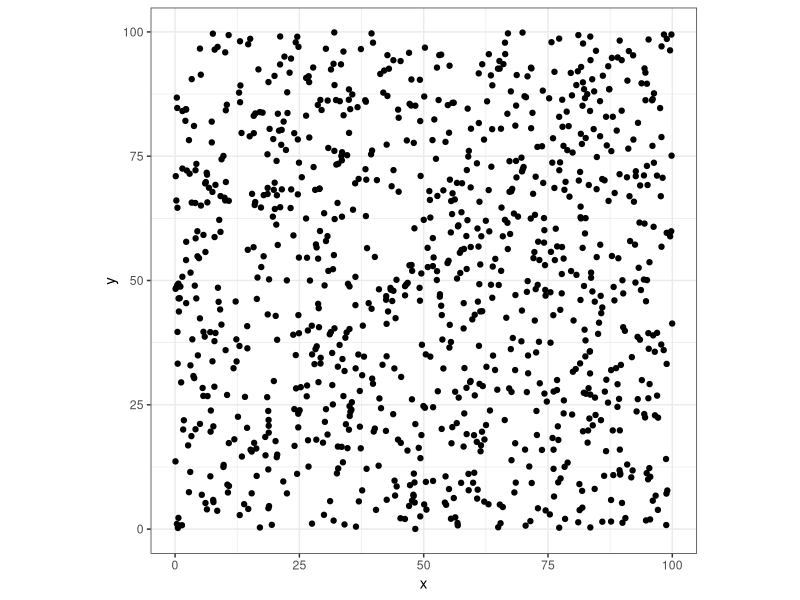
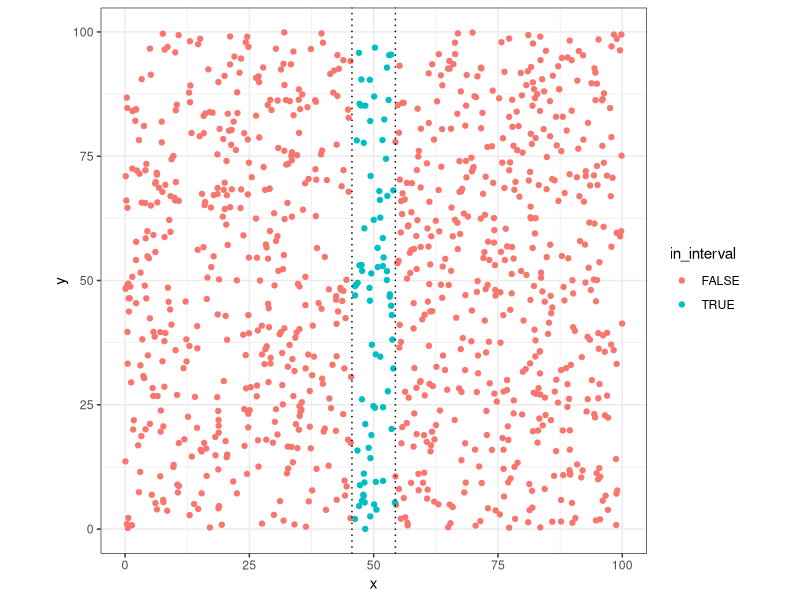
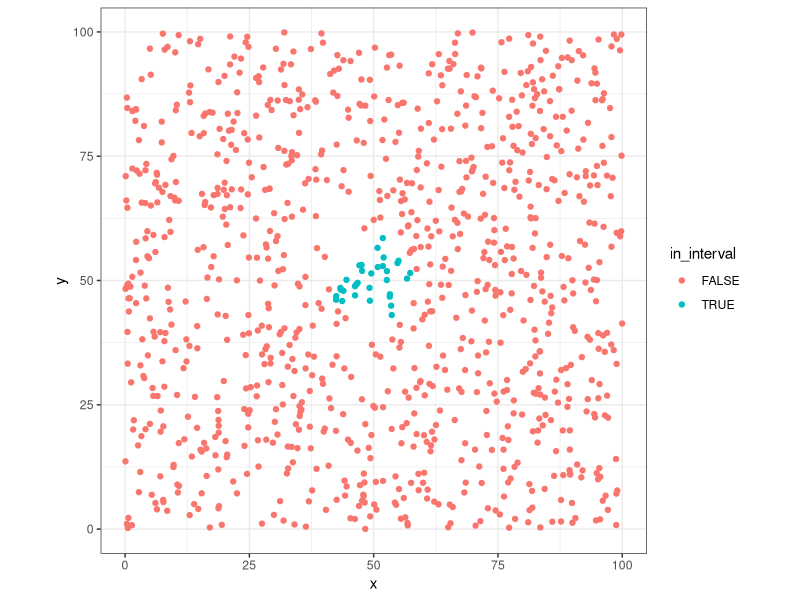
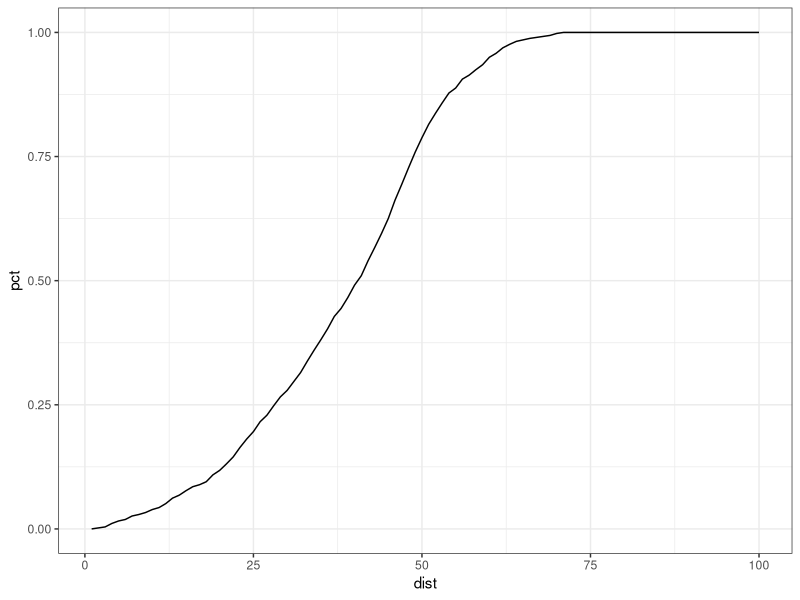
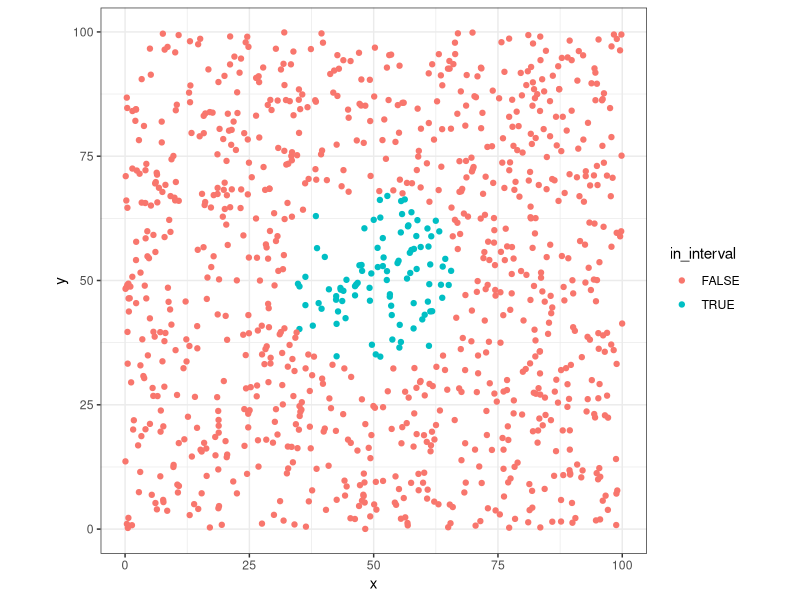
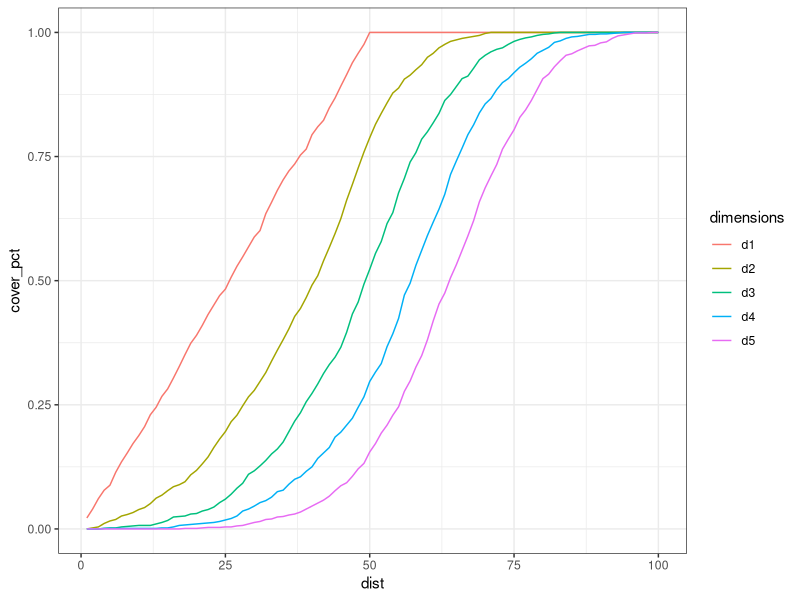

Source code (R) for these figures, in order:
## ---- chunk 1
library(ggplot2)
library(tidyverse)
library(reshape2)
## ---- chunk 2
# five dimentional datapoints
total_points <- 1000
dt <- data_frame(
  x = runif(total_points,0,100),
  y = runif(total_points,0,100),
  z = runif(total_points,0,100),
  w = runif(total_points,0,100),
  v = runif(total_points,0,100)
)

# let's see them
ggplot(dt, aes(x=x, y=y)) + geom_point() + coord_fixed(ratio = 1) + theme_bw()

## ---- chunk 3
x_dist <- quantile(x=dt$x,probs = .1)
x_dist
## ---- chunk 4

# mark the points in this range
dt %>%
  mutate(
    in_interval = case_when(
      x <= 50+(x_dist/2) & x >= 50-(x_dist/2) ~ TRUE,
      TRUE ~ FALSE
    )
  ) -> dt

# plot them
ggplot(dt, aes(x=x, y=y, colour=in_interval)) +
  geom_point() +
  geom_vline(xintercept = 50-(x_dist/2), linetype="dotted") +
  geom_vline(xintercept = 50+(x_dist/2), linetype="dotted") +
  coord_fixed(ratio = 1) + theme_bw()

# how much points?
dt %>%
  filter(in_interval==T) %>%
  nrow()

## ---- chunk 5

dt %>%
  mutate(
    in_interval = case_when(
      sqrt((x-50)^2 + (y-50)^2) < x_dist ~ TRUE,
      TRUE ~ FALSE
    )
  ) -> dt
      

ggplot(dt, aes(x=x, y=y, colour=in_interval)) +
  geom_point() + coord_fixed(ratio = 1) + theme_bw()
## ---- chunk 6
# how much points?
dt %>%
  filter(in_interval==T) %>%
  nrow() -> sel_points

sel_points_pct <- sel_points/total_points

sel_points

## ---- chunk 7

# percents 
dists <- 1:100

dists %>%
  map(function(dist){
    dt %>%
      filter(sqrt((x-50)^2 + (y-50)^2) < dist) %>%
      nrow() -> sel_points
    
    return(data_frame(
      dist = dist,
      points = sel_points,
      pct = sel_points/total_points
    ))
  }) %>% bind_rows() -> distCases

ggplot(distCases, aes(x=dist, y=pct)) +
  geom_line() + theme_bw()

distCases %>%
  filter( pct <= .1 ) %>%
  filter( pct == max(pct) ) -> twoDim10pct

print(twoDim10pct)

## ---- chunk 8
dt %>%
  mutate(
    in_interval = case_when(
      sqrt((x-50)^2 + (y-50)^2) < twoDim10pct$dist ~ TRUE,
      TRUE ~ FALSE
    )
  ) -> dt

ggplot(dt, aes(x=x, y=y, colour=in_interval)) +
  geom_point() + coord_fixed(ratio = 1) +
  theme_bw()

## ---- chunk 9
# percents 
dists <- 1:100

dists %>%
  map(function(dist){
        dt %>% 
          group_by() %>%
          summarise(
            d1 = sum( abs(50-x) <= dist ),
            d2 = sum( sqrt( (x-50)^2 + (y-50)^2) < dist ),
            d3 = sum( sqrt( (x-50)^2 + (y-50)^2 + (z-50)^2 ) < dist ),
            d4 = sum( sqrt( (x-50)^2 + (y-50)^2 + (z-50)^2 + (w-50)^2 ) < dist ),
            d5 = sum( sqrt( (x-50)^2 + (y-50)^2 + (z-50)^2 + (w-50)^2 + (v-50)^2 ) < dist )
          ) %>% mutate_all(function(x) x/total_points) %>% mutate( dist=dist )
    }) %>%
  bind_rows() %>% 
  melt(id.vars = c("dist")) %>%
  rename( 
    cover_pct = value,
    dimensions = variable
  ) %>%
  mutate( dimensions=as.factor(dimensions) ) -> multDimCases

multDimCases %>%
  ggplot(aes(x=dist, y=cover_pct, colour=dimensions)) +
  geom_line() + theme_bw() 
